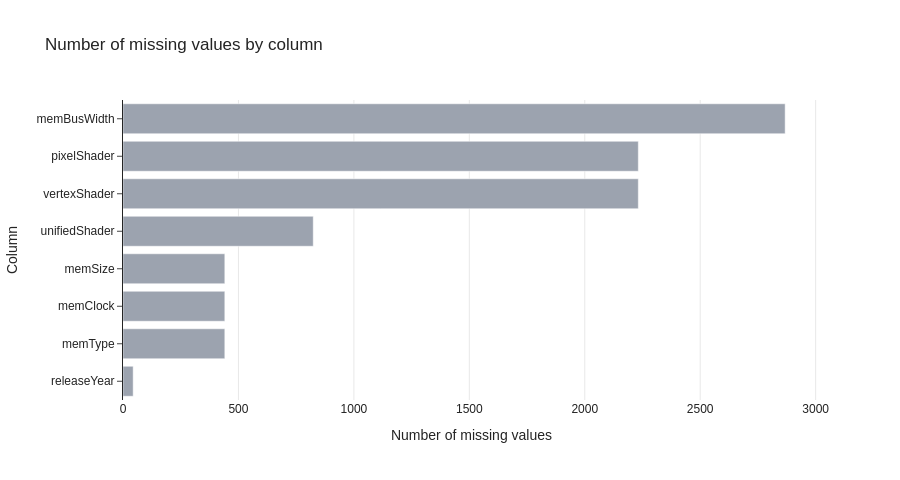

The notebook cell this image was saved under:
### Code cell
df_plot = df_missing.query('`num_missing_values` > 0')

fig = px.bar(
    df_plot,
    x='num_missing_values',
    y='column',
    labels={
        'num_missing_values': 'Number of missing values',
        'column': 'Column'
    },
    title='Number of missing values by column',
    height=df_plot.shape[0]*60,
)

fig.update_traces(marker_color='#9CA3AF')
fig.update_xaxes(
    showline=False,
    showgrid=True,
    linecolor='#F3F4F6',
    linewidth=1,
    ticks='',
)

fig.show()

### Figure 1 — Plotly figure (JSON) as saved in the notebook; plotly's stock layout.template omitted (floating-point values rounded to 4 significant figures)
{"data": [{"hovertemplate": "Number of missing values=%{x}<br>Column=%{y}<extra></extra>", "legendgroup": "", "marker": {"color": "#9CA3AF", "pattern": {"shape": ""}}, "name": "", "orientation": "h", "showlegend": false, "textposition": "auto", "type": "bar", "x": [44, 441, 441, 441, 824, 2232, 2232, 2868], "xaxis": "x", "y": ["releaseYear", "memType", "memClock", "memSize", "unifiedShader", "vertexShader", "pixelShader", "memBusWidth"], "yaxis": "y"}], "layout": {"barmode": "relative", "height": 480, "legend": {"tracegroupgap": 0}, "title": {"text": "Number of missing values by column"}, "xaxis": {"anchor": "y", "domain": [0.0, 1.0], "linecolor": "#F3F4F6", "linewidth": 1, "showgrid": true, "showline": false, "ticks": "", "title": {"text": "Number of missing values"}}, "yaxis": {"anchor": "x", "domain": [0.0, 1.0], "title": {"text": "Column"}}}}
